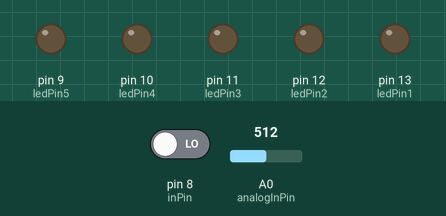
Recording of a sketch running on a simulated Arduino Uno, built with avr-gcc and run on an emulated ATmega328P. Shown: output pins drawn as LEDs (lit = HIGH). Dashed ring = blinking. The inputs (shaded band) are chosen by the test bench; at power-on: pin 8 (inPin) LOW, A0 (analogInPin) = 512. Random numbers use the default seed unless the sketch sets one.

Above: at 1.2 s.
1.3 s: pin 8 (inPin) driven HIGH
At 1.7 s:
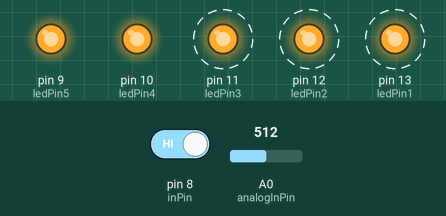
4.3 s: A0 (analogInPin) set to 0
At 5.19 s:
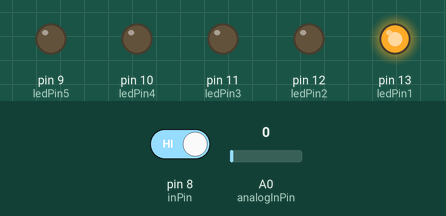
7.3 s: A0 (analogInPin) set to 19
At 8.0 s:
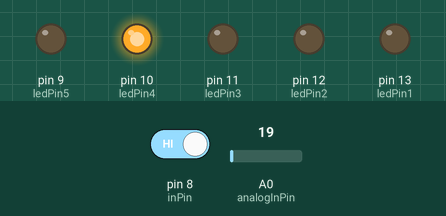
10.3 s: A0 (analogInPin) set to 122
Timing chart, 0 to 14.3 s (numbered marks = the images above; inputs shaded):
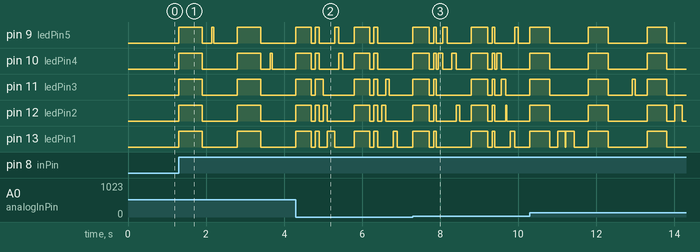

The sketch:

sketch_sep05a.ino
```cpp
// OUTPUT Pin Number Declration
int ledPin1 = 13;
int ledPin2 = 12;
int ledPin3 = 11;
int ledPin4 = 10;
int ledPin5 = 9;

// INPUT Pin Number Declaration
int inPin = 8; // button input (digial)
int analogInPin = 0; // potentiometer input A0

// VALUES read from each INPUT Pins
int buttonIn = 0;
int analogIn = 0;

// Variables
int mode = 0;
int bouncePin = 9;
int previousBouncePin;
boolean bounceBack = false;

int randPin;
int previousRandPin;

unsigned long previousClickTime;
unsigned long previousBlinkTime;

boolean ledAllOn = true; // led flag for all leds
void turnAllOff(){
   digitalWrite(ledPin1, LOW);
   digitalWrite(ledPin2, LOW);
   digitalWrite(ledPin3, LOW);
   digitalWrite(ledPin4, LOW);
   digitalWrite(ledPin5, LOW);
   ledAllOn = false;
}
void turnAllOn(){
   digitalWrite(ledPin1, HIGH);
   digitalWrite(ledPin2, HIGH);
   digitalWrite(ledPin3, HIGH);
   digitalWrite(ledPin4, HIGH);
   digitalWrite(ledPin5, HIGH);
   ledAllOn = true;
}

void setup() {
  // put your setup code here, to run once:
  pinMode(ledPin1, OUTPUT);
  pinMode(ledPin2, OUTPUT);
  pinMode(ledPin3, OUTPUT);
  pinMode(ledPin4, OUTPUT);
  pinMode(ledPin5, OUTPUT);

  pinMode(inPin, INPUT);

  Serial.begin(9600);
}

void loop() {

  //
  unsigned long currentTime = millis();
  const long clickInterval = 300; // 300ms force delay between clicks to prevent double-clicks
  buttonIn = digitalRead(inPin);
  if((buttonIn == HIGH) && (currentTime - previousClickTime >= clickInterval)){
    previousClickTime = currentTime;
    mode = (mode + 1) % 5; // increments modes between 0 ~ 4
    turnAllOff();
  }

  // Reads the potentiometer value from analog input, then maps it to blinkInterval
  analogIn = analogRead(analogInPin);
  int blinkInterval = map(analogIn, 0, 1023, 100, 1000); // maps the original analog output to 100ms to 1000ms

  switch(mode){
    case 0: // All off
      turnAllOff();
      break;
    case 1: // All on
      turnAllOn();
      break;
    case 2: // All flashing Mode
      if (currentTime - previousBlinkTime >= blinkInterval) {
         previousBlinkTime = currentTime;
         // if the LED is off turn it on and vice-versa:
         if (!ledAllOn) {
            turnAllOn();
         } else {
            turnAllOff();
         }
      }
      break;
    case 3: // Bouncing Mode
         if (currentTime - previousBlinkTime >= blinkInterval) {
            previousBlinkTime = currentTime;
            digitalWrite(bouncePin, HIGH);
            digitalWrite(previousBouncePin, LOW);

            previousBouncePin = bouncePin;
            if(!bounceBack){
               bouncePin++;
              if(bouncePin > 13){
                 bounceBack = !bounceBack;
                 bouncePin = 13;
              }
            }
            else{
              bouncePin--;
              if(bouncePin < 9){
                bounceBack = !bounceBack;
                bouncePin = 9;
              }
            }
         }
      break;
    case 4: // Random led blinking Mode
      randPin = random(9, 14);
      if (currentTime - previousBlinkTime >= blinkInterval) {
         // save the last time you blinked the LED
         previousBlinkTime = currentTime;
         digitalWrite(randPin, HIGH);
         digitalWrite(previousRandPin, LOW);

         previousRandPin = randPin;
      }
      break;
    default:
      Serial.print("error");
      break;
  }
}
```

Measured:
- after the input at 1.3 s, pin 9 (ledPin5): goes HIGH 0.60 s, LOW 0.25 s, HIGH 0.05 s, LOW 0.60 s, HIGH 0.60 s, then LOW, starting at once; pin 10 (ledPin4): goes HIGH 0.60 s, LOW 0.90 s, HIGH 0.60 s, LOW 0.25 s, HIGH 0.05 s, then LOW, starting at once
